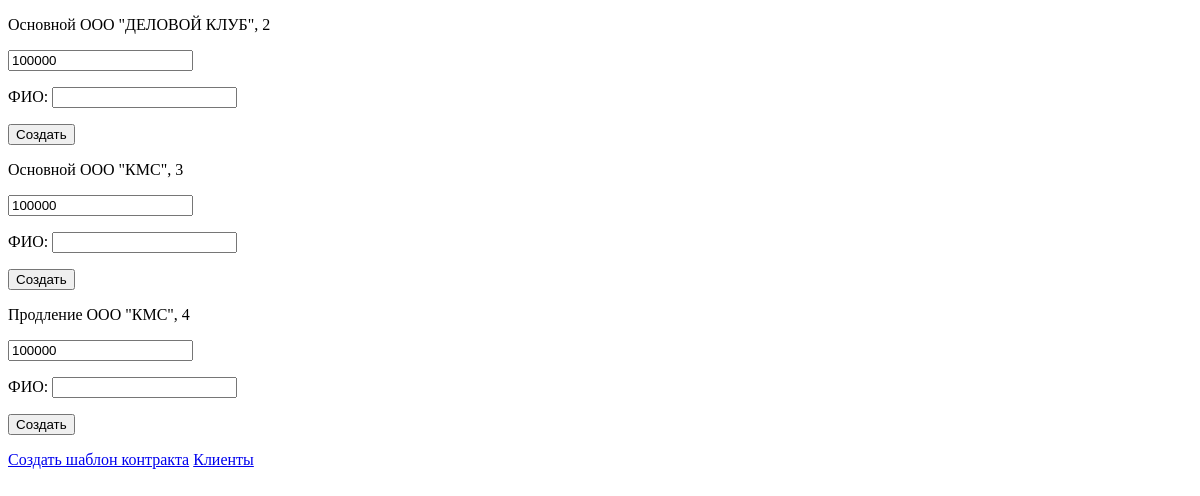
Before: / with the older database file.
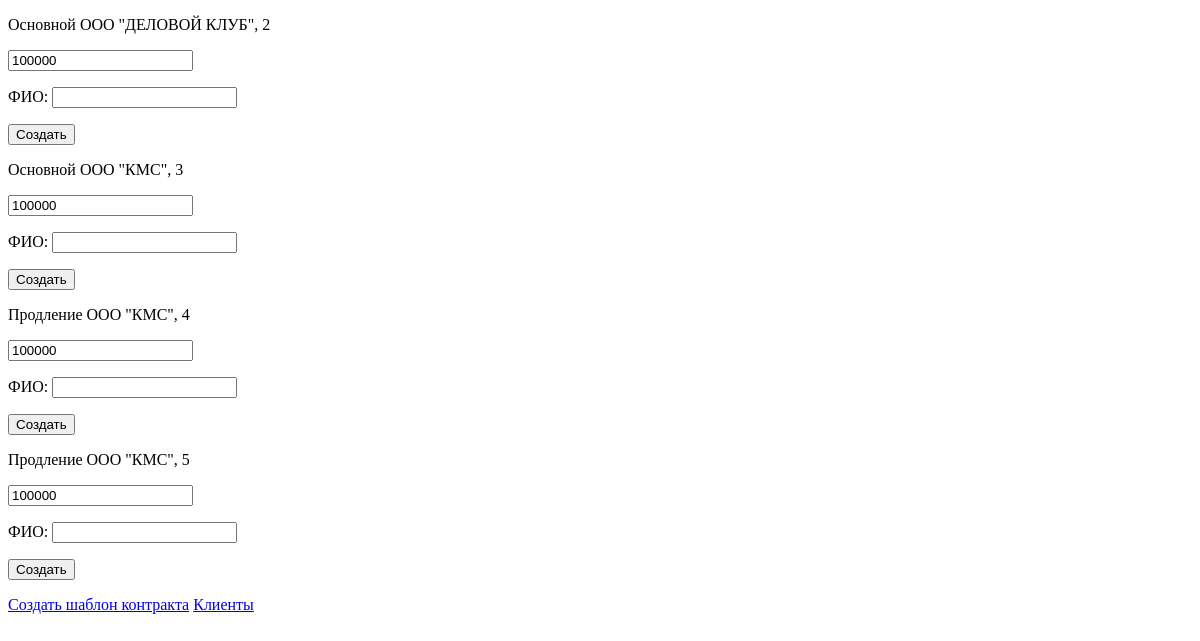
After: the same page with the newer database file.
### main/models.py (models this page shows, shortened)
class ContractTemplate(models.Model):
    class Statuses(models.TextChoices):
        actual = 'Актуально', 'Актуально'
        outdated = 'Устарело', 'Устарело'
    class Types(models.TextChoices):
        basic = 'Основной', 'Основной'
        renewal = 'Продление', 'Продление'
    class Companies(models.TextChoices):
        CMS = 'ООО "КМС"', ('ООО "КМС"')
        DC = 'ООО "ДЕЛОВОЙ КЛУБ"', ('ООО "ДЕЛОВОЙ КЛУБ"')
    name = models.CharField('Название', null=False, max_length=50, blank=True)
    template_of_contract = models.FileField('Шаблон договора', null=False, upload_to='upload/', validators=[check_format_of_file])
    amount = models.PositiveIntegerField('Сумма', null=True)
    status = models.CharField('Статус', choices=Statuses.choices, default=Statuses.actual, max_length=100)
    type = models.CharField('Тип', choices=Types.choices, null=False, max_length=50)
    company = models.CharField('Компания', choices=Companies.choices, null=False, max_length=50)
    class Meta:
        verbose_name = 'Шаблон контракта'
        verbose_name_plural = 'Шаблоны контрактов'

### main/views.py (the view)
# urls.py: path('', views.ContractTemplateListAndCreateView.as_view(), name='contract_template_list'),
class ContractTemplateListAndCreateView(ContractTemplateListAndCreateContractMixin, View):
    queryset = get_template_contracts()
    form = get_form_contract_template()
    template_name = 'contract_templates_list.html'

### main/utils.py (called while the page is built)
    def get(self, request):
        return render(request, self.template_name, {'contract_template_list': self.queryset, 'form': self.form, })

### templates/contract_templates_list.html (shortened to what this page needs)
<!DOCTYPE html>
<html lang="en">
<head>
</head>
<body>
{% for contracts in contract_template_list %}
    <p>
        {{ contracts.name }}, {{ contracts.pk }}  <form action="" method="post" enctype="multipart/form-data">
    {% if contracts.amount != 0 %}
        <input name="amount_bitch" value="{{ contracts.amount }}">
    {% endif %}
                <form>{% csrf_token %}
                {{ form.as_p }}
            <button type="submit">Создать</button></form>
</form>
    </p>
{% endfor %}
<a href="{% url 'tem_form' %}">Создать шаблон контракта</a>
<a href="{% url 'contract_list' %}">Клиенты</a>
</body>
</html>

Changed rows visible on the page:
added ContractTemplate: name "Продление ООО \"КМС\"", pk "5", amount_bitch "100000"
